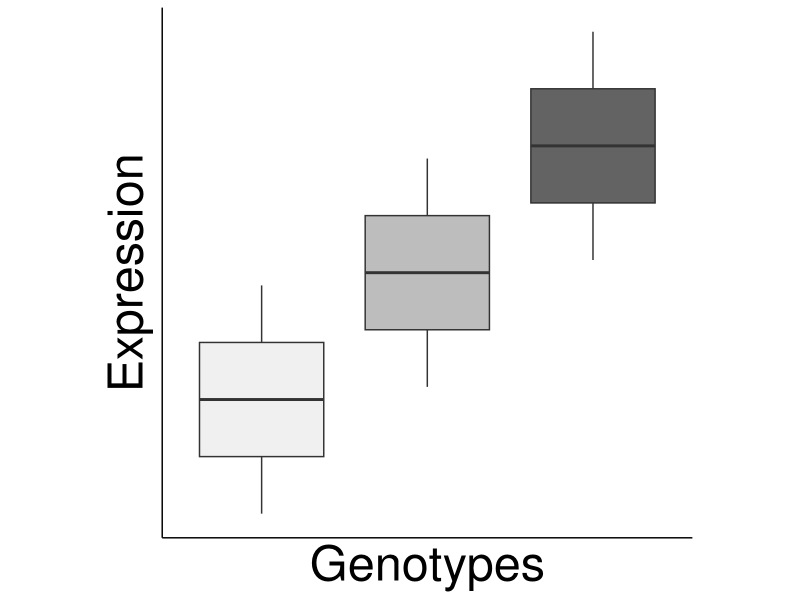
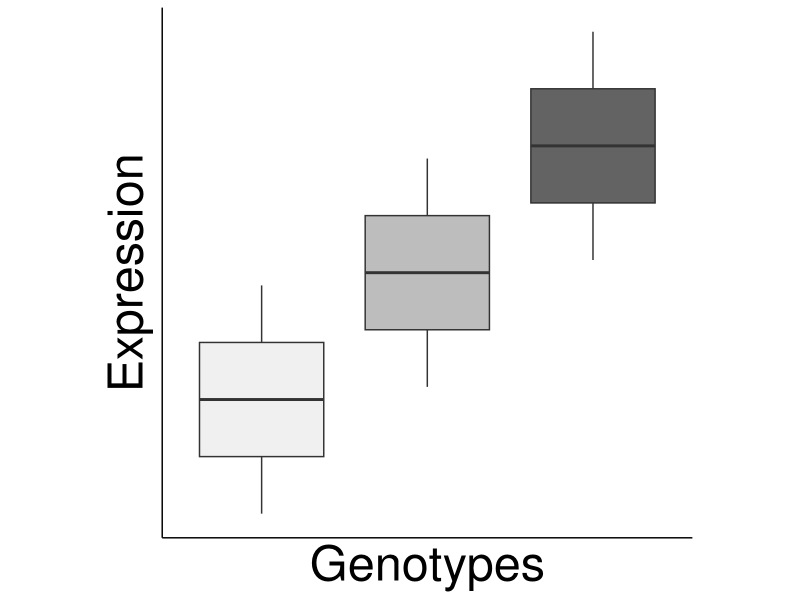
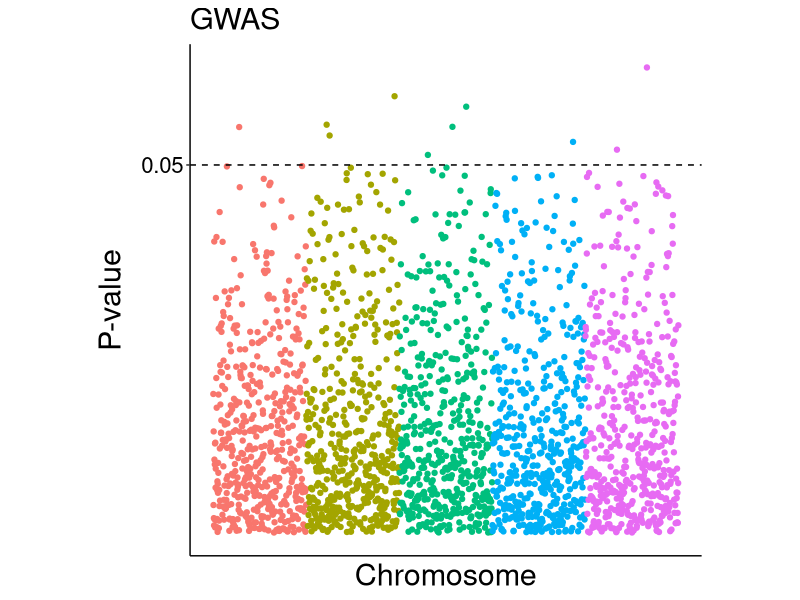
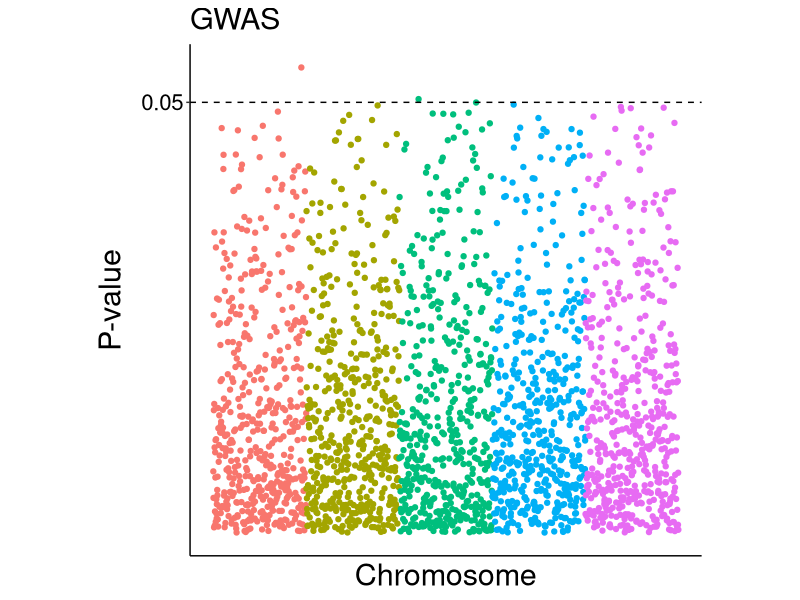

These charts were generated, in order, by the following R code:
suppressMessages(library(tidyverse))
suppressMessages(library(RColorBrewer))
options(bitmapType = "cairo")
set.seed(123)


data1 <- data.frame(x = c(rep("XX", 10), rep("XY", 10), rep("YY", 10)), y = c(c(1:10), c(6:15), c(11:20))) %>%
  as.tibble()

plot1 <- ggplot(data = data1, mapping=aes(x=x, y=y, fill=x)) +
  geom_boxplot() +
  theme_classic() +
  theme(
    axis.title = element_text(size=35),
    axis.text = element_blank(),
    axis.ticks = element_blank(),
    legend.position = "none",
    aspect.ratio=1) +
  scale_fill_brewer(type = "seq", palette = "Greys") +
labs(x = "Genotypes", y = "Expression")
ggsave(filename="eqtl_example.png", plot=plot1, height=3, width=3, path = "./plots/other_plots/")
ggsave(filename="eqtl_example.pdf", plot=plot1, height=3, width=3, path = "./plots/other_plots/")
unlink("eqtl_example.png")
unlink("eqtl_example.pdf")


data2 <- data.frame(x1 = c(1:2500), x2 = c(rep("1", 500), rep("2", 500), rep("3", 500), rep("4", 500), rep("5", 500)), y = runif(2500, min = 0.05, max = 1)) %>%
  as.tibble() %>%
  mutate(y = replace(y, sample(1:2500, 10), runif(10, min = 0.01, max = 0.05))) %>%
  mutate(y = -log10(y))


plot2 <- ggplot(data = data2, mapping=aes(x=x1, y=y, color=x2)) +
  geom_point() +
  geom_hline(yintercept=-log10(0.05), colour="black", linetype=2, size = 0.5) +
  theme_classic() +
  theme(
    axis.title.x = element_text(size=22),
    axis.title.y = element_text(size=22, margin = margin(r = 10)),
    axis.text.x = element_blank(),
    axis.ticks.x = element_blank(),
    axis.text.y = element_text(size=16, color="black"),
    plot.title = element_text(size=22),
    legend.position = "none",
    aspect.ratio = 1) +
    scale_y_continuous(breaks = c(-log10(0.05)), labels = c("0.05")) +
labs(x = "Chromosome", y = "P-value", title="GWAS")
ggsave(filename="gwas_example1.png", plot=plot2, height=3, width=3, path = "./plots/other_plots/")
unlink("gwas_example1.png")



data3 <- data.frame(x1 = c(1:2500), x2 = c(rep("1", 500), rep("2", 500), rep("3", 500), rep("4", 500), rep("5", 500)), y = runif(2500, min = 0.05, max = 1)) %>%
  as.tibble() %>%
  mutate(y = replace(y, sample(1:2500, 2), runif(2, min = 0.01, max = 0.05))) %>%
  mutate(y = -log10(y))


plot3 <- ggplot(data = data3, mapping=aes(x=x1, y=y, color=x2)) +
  geom_point() +
  geom_hline(yintercept=-log10(0.05), colour="black", linetype=2, size = 0.5) +
  theme_classic() +
  theme(
    axis.title.x = element_text(size=22),
    axis.title.y = element_text(size=22, margin = margin(r = 10)),
    axis.text.x = element_blank(),
    axis.ticks.x = element_blank(),
    axis.text.y = element_text(size=16, color="black"),
    plot.title = element_text(size=22),
    legend.position = "none",
    aspect.ratio = 1) +
    scale_y_continuous(breaks = c(-log10(0.05)), labels = c("0.05")) +
labs(x = "Chromosome", y = "P-value", title="GWAS")
ggsave(filename="gwas_example2.png", plot=plot3, height=3, width=3, path = "./plots/other_plots/")
unlink("gwas_example2.png")
